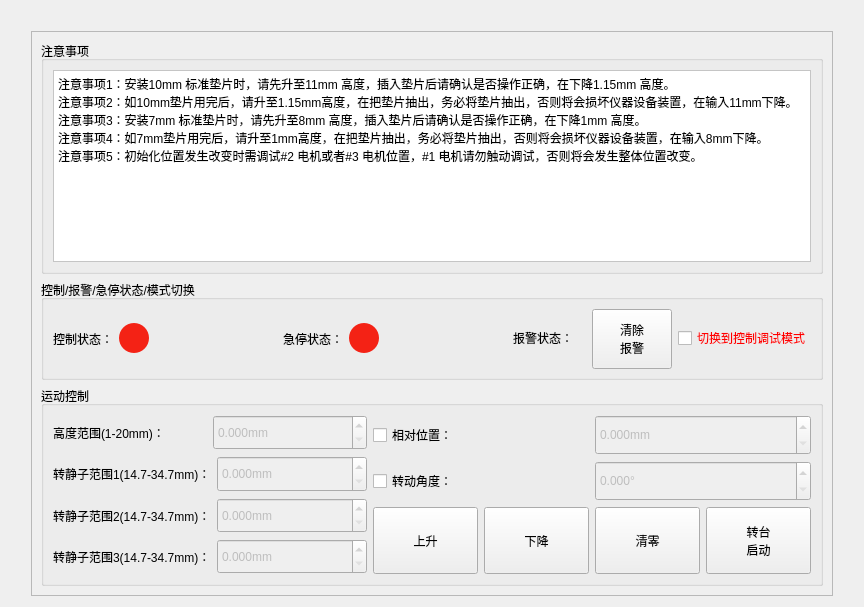
        <widget class="QWidget" name="controlPage">
         <layout class="QGridLayout" name="gridLayout_15">
          <item row="0" column="0">
           <spacer name="horizontalSpacer_11">
            <property name="orientation">
             <enum>Qt::Horizontal</enum>
            </property>
            <property name="sizeHint" stdset="0">
             <size>
              <width>20</width>
              <height>20</height>
             </size>
            </property>
           </spacer>
          </item>
          <item row="0" column="2">
           <spacer name="horizontalSpacer_12">
            <property name="orientation">
             <enum>Qt::Horizontal</enum>
            </property>
            <property name="sizeHint" stdset="0">
             <size>
              <width>20</width>
              <height>20</height>
             </size>
            </property>
           </spacer>
          </item>
          <item row="1" column="1">
           <widget class="QFrame" name="frame">
            <property name="frameShape">
             <enum>QFrame::StyledPanel</enum>
            </property>
            <property name="frameShadow">
             <enum>QFrame::Raised</enum>
            </property>
            <layout class="QGridLayout" name="gridLayout_13">
             <item row="0" column="0">
              <widget class="QGroupBox" name="turnTableLocation">
               <property name="maximumSize">
                <size>
                 <width>16777215</width>
                 <height>350</height>
                </size>
               </property>
               <property name="title">
                <string>注意事项</string>
               </property>
               <layout class="QGridLayout" name="gridLayout_17">
                <item row="0" column="0">
                 <widget class="QPlainTextEdit" name="plainTextEdit">
                  <property name="styleSheet">
                   <string notr="true">background-color:white;
font: 25 12pt &quot;Microsoft YaHei&quot;;

</string>
                  </property>
                  <property name="plainText">
                   <string>注意事项1：安装10mm 标准垫片时，请先升至11mm 高度，插入垫片后请确认是否操作正确，在下降1.15mm 高度。
注意事项2：如10mm垫片用完后，请升至1.15mm高度，在把垫片抽出，务必将垫片抽出，否则将会损坏仪器设备装置，在输入11mm下降。
注意事项3：安装7mm 标准垫片时，请先升至8mm 高度，插入垫片后请确认是否操作正确，在下降1mm 高度。
注意事项4：如7mm垫片用完后，请升至1mm高度，在把垫片抽出，务必将垫片抽出，否则将会损坏仪器设备装置，在输入8mm下降。
注意事项5：初始化位置发生改变时需调试#2 电机或者#3 电机位置，#1 电机请勿触动调试，否则将会发生整体位置改变。
</string>
                  </property>
                 </widget>
                </item>
               </layout>
              </widget>
             </item>
             <item row="1" column="0">
              <widget class="QGroupBox" name="groupBox">
               <property name="maximumSize">
                <size>
                 <width>16777215</width>
                 <height>100</height>
                </size>
               </property>
               <property name="title">
                <string>控制/报警/急停状态/模式切换</string>
               </property>
               <layout class="QGridLayout" name="gridLayout_7">
                <item row="0" column="1">
                 <layout class="QHBoxLayout" name="horizontalLayout_46">
                  <item>
                   <widget class="QLabel" name="label_41">
                    <property name="text">
                     <string>急停状态：</string>
                    </property>
                   </widget>
                  </item>
                  <item>
                   <widget class="QLabel" name="jerkStatus">
                    <property name="minimumSize">
                     <size>
                      <width>30</width>
                      <height>30</height>
                     </size>
                    </property>
                    <property name="maximumSize">
                     <size>
                      <width>30</width>
                      <height>30</height>
                     </size>
                    </property>
                    <property name="styleSheet">
                     <string notr="true">QLabel {
    background-color: #F42215;
	border-radius: 15px;	
}</string>
                    </property>
                    <property name="text">
                     <string/>
                    </property>
                   </widget>
                  </item>
                  <item>
                   <spacer name="horizontalSpacer_20">
                    <property name="orientation">
                     <enum>Qt::Horizontal</enum>
                    </property>
                    <property name="sizeHint" stdset="0">
                     <size>
                      <width>40</width>
                      <height>20</height>
                     </size>
                    </property>
                   </spacer>
                  </item>
                 </layout>
                </item>
                <item row="0" column="2">
                 <layout class="QHBoxLayout" name="horizontalLayout_8">
                  <item>
                   <widget class="QLabel" name="label_60">
                    <property name="minimumSize">
                     <size>
                      <width>0</width>
                      <height>34</height>
                     </size>
                    </property>
                    <property name="maximumSize">
                     <size>
                      <width>100</width>
                      <height>40</height>
                     </size>
                    </property>
                    <property name="text">
                     <string>报警状态：</string>
                    </property>
                   </widget>
                  </item>
                  <item>
                   <widget class="QLabel" name="warningLabel">
                    <property name="minimumSize">
                     <size>
                      <width>0</width>
                      <height>35</height>
                     </size>
                    </property>
                    <property name="maximumSize">
                     <size>
                      <width>16777215</width>
                      <height>40</height>
                     </size>
                    </property>
                    <property name="text">
                     <string/>
                    </property>
                    <property name="pixmap">
                     <pixmap resource="images.qrc">:/img/images/normalAlarm.png</pixmap>
                    </property>
                   </widget>
                  </item>
                  <item>
                   <widget class="QPushButton" name="clearWarning">
                    <property name="minimumSize">
                     <size>
                      <width>70</width>
                      <height>60</height>
                     </size>
                    </property>
                    <property name="maximumSize">
                     <size>
                      <width>80</width>
                      <height>60</height>
                     </size>
                    </property>
                    <property name="text">
                     <string>清除
报警</string>
                    </property>
                   </widget>
                  </item>
                 </layout>
                </item>
                <item row="0" column="0">
                 <layout class="QHBoxLayout" name="horizontalLayout_36">
                  <item>
                   <widget class="QLabel" name="label_47">
                    <property name="minimumSize">
                     <size>
                      <width>0</width>
                      <height>34</height>
                     </size>
                    </property>
                    <property name="maximumSize">
                     <size>
                      <width>100</width>
                      <height>16777215</height>
                     </size>
                    </property>
                    <property name="text">
                     <string>控制状态：</string>
                    </property>
                   </widget>
                  </item>
                  <item>
                   <widget class="QLabel" name="controllerLabel">
                    <property name="minimumSize">
                     <size>
                      <width>30</width>
                      <height>30</height>
                     </size>
                    </property>
                    <property name="maximumSize">
                     <size>
                      <width>30</width>
                      <height>30</height>
                     </size>
                    </property>
                    <property name="styleSheet">
                     <string notr="true">QLabel {
    background-color: #F42215;
	border-radius: 15px;	
}</string>
                    </property>
                    <property name="text">
                     <string/>
                    </property>
                   </widget>
                  </item>
                  <item>
                   <spacer name="horizontalSpacer_15">
                    <property name="orientation">
                     <enum>Qt::Horizontal</enum>
                    </property>
                    <property name="sizeHint" stdset="0">
                     <size>
                      <width>40</width>
                      <height>20</height>
                     </size>
                    </property>
                   </spacer>
                  </item>
                 </layout>
                </item>
                <item row="0" column="3">
                 <widget class="QCheckBox" name="modeChange">
                  <property name="minimumSize">
                   <size>
                    <width>0</width>
                    <height>40</height>
                   </size>
                  </property>
                  <property name="styleSheet">
                   <string notr="true">QCheckBox {
    color: red;
}
</string>
                  </property>
                  <property name="text">
                   <string>切换到控制调试模式</string>
                  </property>
                 </widget>
                </item>
               </layout>
              </widget>
             </item>
             <item row="2" column="0">
              <widget class="QGroupBox" name="moveController">
               <property name="maximumSize">
                <size>
                 <width>16777215</width>
                 <height>400</height>
                </size>
               </property>
               <property name="title">
                <string>运动控制</string>
               </property>
               <layout class="QGridLayout" name="gridLayout_12">
                <item row="0" column="0" rowspan="3">
                 <layout class="QVBoxLayout" name="verticalLayout">
                  <item>
                   <layout class="QHBoxLayout" name="horizontalLayout_2">
                    <item>
                     <widget class="QLabel" name="label_3">
                      <property name="maximumSize">
                       <size>
                        <width>16777215</width>
                        <height>40</height>
                       </size>
                      </property>
                      <property name="text">
                       <string>高度范围(1-20mm)：</string>
                      </property>
                     </widget>
                    </item>
                    <item>
                     <widget class="QDoubleSpinBox" name="heightRange">
                      <property name="enabled">
                       <bool>false</bool>
                      </property>
                      <property name="maximumSize">
                       <size>
                        <width>16777215</width>
                        <height>40</height>
                       </size>
                      </property>
                      <property name="suffix">
                       <string>mm</string>
                      </property>
                      <property name="decimals">
                       <number>3</number>
                      </property>
                     </widget>
                    </item>
                   </layout>
                  </item>
                  <item>
                   <layout class="QHBoxLayout" name="horizontalLayout_5">
                    <item>
                     <widget class="QLabel" name="label_6">
                      <property name="maximumSize">
                       <size>
                        <width>280</width>
                        <height>40</height>
                       </size>
                      </property>
                      <property name="text">
                       <string>转静子范围1(14.7-34.7mm)：</string>
                      </property>
                     </widget>
                    </item>
                    <item>
                     <widget class="QDoubleSpinBox" name="commutatorRangeOne">
                      <property name="enabled">
                       <bool>false</bool>
                      </property>
                      <property name="minimumSize">
                       <size>
                        <width>150</width>
                        <height>0</height>
                       </size>
                      </property>
                      <property name="maximumSize">
                       <size>
                        <width>150</width>
                        <height>40</height>
                       </size>
                      </property>
                      <property name="suffix">
                       <string>mm</string>
                      </property>
                      <property name="decimals">
                       <number>3</number>
                      </property>
                     </widget>
                    </item>
                   </layout>
                  </item>
                  <item>
                   <layout class="QHBoxLayout" name="horizontalLayout_14">
                    <item>
                     <widget class="QLabel" name="label_11">
                      <property name="maximumSize">
                       <size>
                        <width>280</width>
                        <height>40</height>
                       </size>
                      </property>
                      <property name="text">
                       <string>转静子范围2(14.7-34.7mm)：</string>
                      </property>
                     </widget>
                    </item>
                    <item>
                     <widget class="QDoubleSpinBox" name="commutatorRangeTwo">
                      <property name="enabled">
                       <bool>false</bool>
                      </property>
                      <property name="minimumSize">
                       <size>
                        <width>150</width>
                        <height>0</height>
                       </size>
                      </property>
                      <property name="maximumSize">
                       <size>
                        <width>16777215</width>
                        <height>40</height>
                       </size>
                      </property>
                      <property name="suffix">
                       <string>mm</string>
                      </property>
                      <property name="decimals">
                       <number>3</number>
                      </property>
                      <property name="minimum">
                       <double>0.000000000000000</double>
                      </property>
                      <property name="maximum">
                       <double>46.329999999999998</double>
                      </property>
                      <property name="value">
                       <double>0.000000000000000</double>
                      </property>
                     </widget>
                    </item>
                   </layout>
                  </item>
                  <item>
                   <layout class="QHBoxLayout" name="horizontalLayout_25">
                    <item>
                     <widget class="QLabel" name="label_17">
                      <property name="maximumSize">
                       <size>
                        <width>280</width>
                        <height>40</height>
                       </size>
                      </property>
                      <property name="text">
                       <string>转静子范围3(14.7-34.7mm)：</string>
                      </property>
                     </widget>
                    </item>
                    <item>
                     <widget class="QDoubleSpinBox" name="commutatorRangeThree">
                      <property name="enabled">
                       <bool>false</bool>
                      </property>
                      <property name="minimumSize">
                       <size>
                        <width>150</width>
                        <height>0</height>
                       </size>
                      </property>
                      <property name="maximumSize">
                       <size>
                        <width>16777215</width>
                        <height>40</height>
                       </size>
                      </property>
                      <property name="suffix">
                       <string>mm</string>
                      </property>
                      <property name="decimals">
                       <number>3</number>
                      </property>
                     </widget>
                    </item>
                   </layout>
                  </item>
                 </layout>
                </item>
                <item row="0" column="1">
                 <layout class="QHBoxLayout" name="horizontalLayout_6">
                  <item>
                   <widget class="QCheckBox" name="checkBox">
                    <property name="text">
                     <string>相对位置：</string>
                    </property>
                   </widget>
                  </item>
                  <item>
                   <widget class="QDoubleSpinBox" name="relativePos">
                    <property name="enabled">
                     <bool>false</bool>
                    </property>
                    <property name="minimumSize">
                     <size>
                      <width>130</width>
                      <height>40</height>
                     </size>
                    </property>
                    <property name="suffix">
                     <string>mm</string>
                    </property>
                    <property name="decimals">
                     <number>3</number>
                    </property>
                   </widget>
                  </item>
                 </layout>
                </item>
                <item row="1" column="1">
                 <layout class="QHBoxLayout" name="horizontalLayout_21">
                  <item>
                   <widget class="QCheckBox" name="checkBox_6">
                    <property name="text">
                     <string>转动角度：</string>
                    </property>
                   </widget>
                  </item>
                  <item>
                   <widget class="QDoubleSpinBox" name="setAngle">
                    <property name="enabled">
                     <bool>false</bool>
                    </property>
                    <property name="minimumSize">
                     <size>
                      <width>130</width>
                      <height>40</height>
                     </size>
                    </property>
                    <property name="suffix">
                     <string>°</string>
                    </property>
                    <property name="decimals">
                     <number>3</number>
                    </property>
                   </widget>
                  </item>
                 </layout>
                </item>
                <item row="2" column="1">
                 <layout class="QHBoxLayout" name="horizontalLayout_10">
                  <item>
                   <widget class="QPushButton" name="Btn_up">
                    <property name="minimumSize">
                     <size>
                      <width>105</width>
                      <height>35</height>
                     </size>
                    </property>
                    <property name="maximumSize">
                     <size>
                      <width>70</width>
                      <height>70</height>
                     </size>
                    </property>
                    <property name="styleSheet">
                     <string notr="true">font: 25 12pt &quot;Microsoft YaHei&quot;;</string>
                    </property>
                    <property name="text">
                     <string>上升</string>
                    </property>
                    <property name="icon">
                     <iconset resource="images.qrc">
                      <normaloff>:/img/images/向上.png</normaloff>:/img/images/向上.png</iconset>
                    </property>
                    <property name="iconSize">
                     <size>
                      <width>20</width>
                      <height>20</height>
                     </size>
                    </property>
                   </widget>
                  </item>
                  <item>
                   <widget class="QPushButton" name="Btn_down">
                    <property name="minimumSize">
                     <size>
                      <width>105</width>
                      <height>67</height>
                     </size>
                    </property>
                    <property name="maximumSize">
                     <size>
                      <width>70</width>
                      <height>70</height>
                     </size>
                    </property>
                    <property name="styleSheet">
                     <string notr="true">font: 25 12pt &quot;Microsoft YaHei&quot;;</string>
                    </property>
                    <property name="text">
                     <string>下降</string>
                    </property>
                    <property name="icon">
                     <iconset resource="images.qrc">
                      <normaloff>:/img/images/向下.png</normaloff>:/img/images/向下.png</iconset>
                    </property>
                    <property name="iconSize">
                     <size>
                      <width>20</width>
                      <height>20</height>
                     </size>
                    </property>
                   </widget>
                  </item>
                  <item>
                   <widget class="QPushButton" name="Btn_clear">
                    <property name="minimumSize">
                     <size>
                      <width>105</width>
                      <height>67</height>
                     </size>
                    </property>
                    <property name="maximumSize">
                     <size>
                      <width>70</width>
                      <height>70</height>
                     </size>
                    </property>
                    <property name="styleSheet">
                     <string notr="true">font: 25 12pt &quot;Microsoft YaHei&quot;;</string>
                    </property>
                    <property name="text">
                     <string>清零</string>
                    </property>
                    <property name="icon">
                     <iconset resource="images.qrc">
                      <normaloff>:/img/images/0.png</normaloff>:/img/images/0.png</iconset>
                    </property>
                    <property name="iconSize">
                     <size>
                      <width>20</width>
                      <height>20</height>
                     </size>
                    </property>
                   </widget>
                  </item>
                  <item>
                   <widget class="QPushButton" name="turnTableRun">
                    <property name="minimumSize">
                     <size>
                      <width>105</width>
                      <height>67</height>
                     </size>
                    </property>
                    <property name="maximumSize">
                     <size>
                      <width>70</width>
                      <height>70</height>
                     </size>
                    </property>
                    <property name="styleSheet">
                     <string notr="true">font: 25 12pt &quot;Microsoft YaHei&quot;;</string>
                    </property>
                    <property name="text">
                     <string>转台
启动</string>
                    </property>
                    <property name="icon">
                     <iconset resource="images.qrc">
                      <normaloff>:/img/images/复位.png</normaloff>:/img/images/复位.png</iconset>
                    </property>
                   </widget>
                  </item>
                 </layout>
                </item>
               </layout>
              </widget>
             </item>
            </layout>
           </widget>
          </item>
         </layout>
        </widget>
